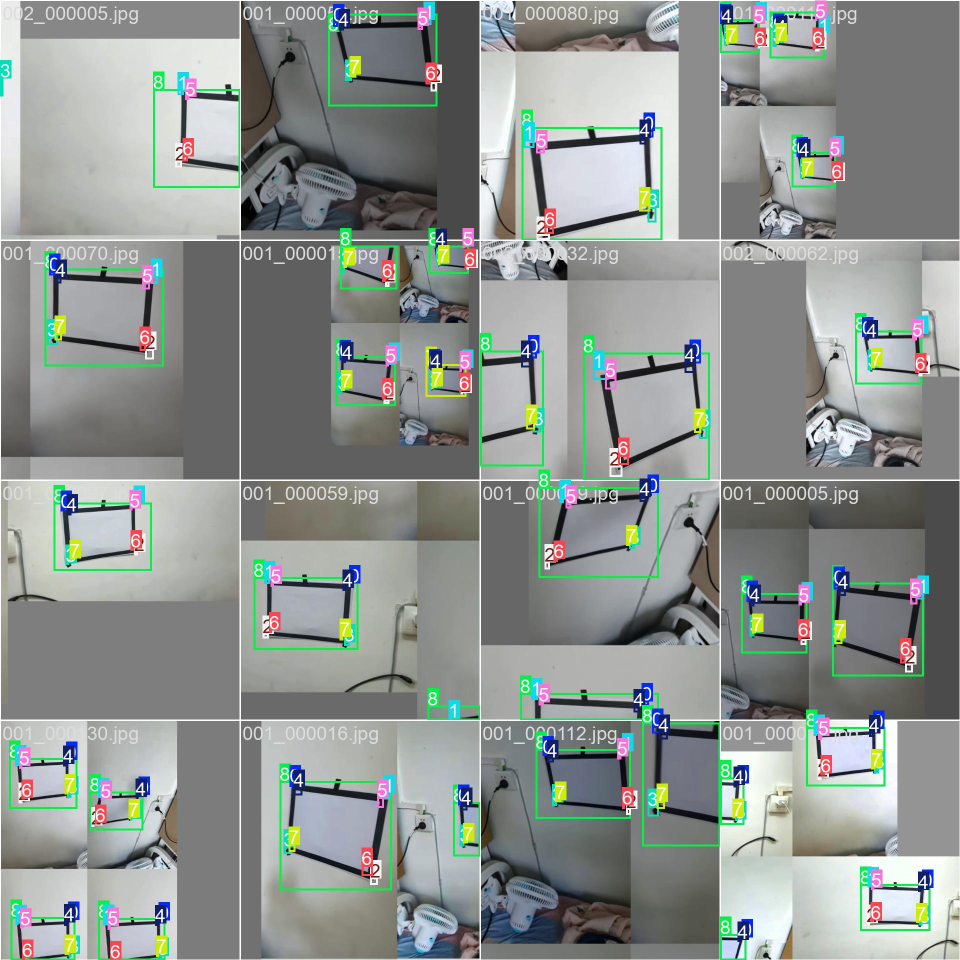
#> input picture model/train-7/train_batch0.jpg, 1920 x 1920 px, given in place of the camera (shown at 1/2 size)
$ python main.py
#> lines starting #> are read from the running program, lines starting #| are printed output that depends on the picture; after the words box and inside, x2 and y2 are one past the last pixel; in counts of white or black regions, pixels touching at a corner belong together
"""
Rectangle detection with PID-stabilized motor control at 200Hz.
Uses RK3588 sysfs PWM + GPIO for stepper motors (LubanCat 4 / 鲁班猫4).

Architecture:
  Main thread (camera FPS):  capture → detect rectangle → update shared ox/oy
  PID  thread (200Hz):       read ox/oy → PID step → motor_x/y.set_speed()
"""
import cv2
import numpy as np
import time
import threading
from typing import List, Dict, Any, Union

from pwm_control import PWMMotor

# ============================================================
# 硬件配置 — 根据实际接线修改
# ============================================================

# X 轴步进电机 (脉冲 = PWM, 方向 = GPIO)
PWM_CHIP_X = 3          # /sys/class/pwm/pwmchipX
PWM_CHANNEL_X = 0       # pwmX 通道
DIR_GPIO_X = 102         # 方向脚 GPIO 编号

# Y 轴步进电机
PWM_CHIP_Y = 4
PWM_CHANNEL_Y = 0
DIR_GPIO_Y = 111

STEPS_PER_REV = 3200    # 步进电机每转脉冲数

# ============================================================
# PID 参数 (移植自 shibie.py, 控制频率 200Hz → dt=0.005)
# ============================================================

PID_FREQ = 200          # 控制频率 Hz
PID_DT = 1.0 / PID_FREQ

# PID 增益 (可通过键盘实时调节)
PID_X_KP = 1.7
PID_X_KI = 0.4
PID_X_KD = 0.10
PID_Y_KP = 1.4
PID_Y_KI = 0.4
PID_Y_KD = 0.1

PID_MAX = 5000
PID_MIN = -5000

# 误差钳位: 转弯时画面偏移可达几百像素, 限制输入避免 PID 输出过大导致高速转动
PID_ERROR_CLAMP = 300

# 距离自适应: 参考对角线(2.5m处矩形对角线像素值), 用于归一化误差
PID_REF_DIAG = 150
PID_SCALE_MIN = 0.2   # 近处缩放下限, 防止过激
PID_SCALE_MAX = 2.0   # 远处缩放上限

# 速度前馈增益 (Kalman速度 → 电机输出)
PID_FF_GAIN = 3.0

# 增益调节步长
PID_KP_STEP = 0.01
PID_KI_STEP = 0.005
PID_KD_STEP = 0.001


# ============================================================
# PID 控制器 (移植自 shibie.py)
# ============================================================

class PID:
    # [21 lines left out: functions __init__, clear, not called in this run]

    def set_limit(self, max_val, min_val):
        self.ctl_max = max_val
        self.ctl_min = min_val

    def set_error_clamp(self, clamp):
        self.error_clamp = clamp

    # [23 lines left out: function step, not called in this run]


# ============================================================
# 200Hz PID 控制线程
# ============================================================

class PIDControlLoop:
    """Runs PID + motor output at a fixed frequency in a background thread."""

    # [54 lines left out: functions __init__, update_target, start, stop, adjust_gain, adjust_error_clamp, not called in this run]

    def adjust_deadband(self, delta: int):
        """Thread-safe deadband adjustment from main thread."""
        self._deadband = max(0, self._deadband + delta)

    def adjust_ff_gain(self, delta: float):
        """Thread-safe feedforward gain adjustment from main thread."""
        self._ff_gain = max(0, round(self._ff_gain + delta, 2))

    # [53 lines left out: functions reset, _loop, not called in this run]


# ============================================================
# Kalman 滤波器 — 恒速模型, 用于位置预测与防丢失
# ============================================================

class KalmanTracker:
    """6-state (cx, cy, vx, vy, w, h) constant-velocity Kalman filter for rectangle tracking."""

    def __init__(self,
                 process_noise: float = 0.05,
                 measurement_noise: float = 0.15,
                 velocity_decay: float = 0.85):
        self.kf = cv2.KalmanFilter(6, 4)
        # State: [cx, cy, vx, vy, w, h]
        # Measurement: [cx, cy, w, h]

        dt = 1.0  # frame-to-frame
        self.kf.transitionMatrix = np.array([
            [1, 0, dt, 0,  0, 0],
            [0, 1, 0,  dt, 0, 0],
            [0, 0, 1,  0,  0, 0],
            [0, 0, 0,  1,  0, 0],
            [0, 0, 0,  0,  1, 0],
            [0, 0, 0,  0,  0, 1],
        ], np.float32)

        self.kf.measurementMatrix = np.array([
            [1, 0, 0, 0, 0, 0],
            [0, 1, 0, 0, 0, 0],
            [0, 0, 0, 0, 1, 0],
            [0, 0, 0, 0, 0, 1],
        ], np.float32)

        self.kf.processNoiseCov = np.eye(6, dtype=np.float32) * process_noise
        self.kf.measurementNoiseCov = np.eye(4, dtype=np.float32) * measurement_noise
        self.kf.errorCovPost = np.eye(6, dtype=np.float32)

        self.initialized = False
        self.missed_frames = 0
        self.velocity_decay = velocity_decay
        self._last_state = None

    # [25 lines left out: functions predict, correct, init_state, not called in this run]

    def reset(self):
        """Reset filter to uninitialized state."""
        self.initialized = False
        self.missed_frames = 0
        self._last_state = None
        self.kf.errorCovPost = np.eye(6, dtype=np.float32)


# ============================================================
# EMA 时域平滑器 — 抑制检测框高频抖动
# ============================================================

class EMASmoother:
    """Exponential moving average for rectangle position & size."""

    def __init__(self, alpha: float = 0.35):
#> in run, frame is the input picture: shape (1920, 1920, 3); mean B, G, R 143.8, 147.7, 141.4
        self.alpha = alpha          # 越小越平滑, 但滞后越大; 0.3–0.5 为实用区间
        self.initialized = False
        self.cx = 0.0
        self.cy = 0.0
        self.w = 0.0
        self.h = 0.0

    # [11 lines left out: function smooth, not called in this run]

    def reset(self):
        self.initialized = False


# ============================================================
# 矩形检测器 (保留原有逻辑, 新增 PID 控制)
# ============================================================

class RectangleDetector:
    def __init__(self, source: Union[int, str] = 0, width: int = 640, height: int = 480,
                 is_video_file: bool = False, enable_pid: bool = True):
        if isinstance(source, int):
            self.camera = cv2.VideoCapture(source)
        elif isinstance(source, str):
            self.camera = cv2.VideoCapture(source)
        else:
            self.camera = cv2.VideoCapture(str(source))

        if not self.camera.isOpened():
            raise OSError(f"Could not open source: {source}")

        if not is_video_file and isinstance(source, int):
            self.camera.set(cv2.CAP_PROP_FRAME_WIDTH, width)
            self.camera.set(cv2.CAP_PROP_FRAME_HEIGHT, height)
            self.camera.set(cv2.CAP_PROP_FPS, 60)

        actual_width = int(self.camera.get(cv2.CAP_PROP_FRAME_WIDTH))
        actual_height = int(self.camera.get(cv2.CAP_PROP_FRAME_HEIGHT))

        self.frame_center_x = actual_width // 2
        self.frame_center_y = actual_height // 2 + 20

        self.min_area = 200
        self.max_area = 500000
        self.canny_low_threshold = 50
        self.canny_high_threshold = 150
        self.blur_kernel_size = 5
        self.track_largest = True

        # Kalman 跟踪 & 防丢失
        self._kf = KalmanTracker(
            process_noise=0.03,       # 降低 → 模型更信任匀速假设, 输出更平滑
            measurement_noise=0.35,   # 提高 → 测量权重降低, 抑制逐帧抖动
            velocity_decay=0.80,      # 丢失时速度衰减率 (每帧乘0.8)
        )
        self.max_disappear_frames = 20    # 纯预测最多持续帧数 (30fps ≈ 0.67s)
        self.disappear_counter = 0
        self.last_valid_rect = None
        self.smoothed_rect = None
        self.detection_counter = 0        # 仅用于显示

        # EMA 时域平滑 & 异常检测过滤
        self._ema = EMASmoother(alpha=0.35)   # 0.35 = 适中平滑; 增大响应更快, 减小更平滑
        self.detection_iou_threshold = 0.25    # 新检测与预测框 IoU 低于此值视为野值
        self.pid_deadband = 5                  # PID 死区(像素): |误差| < 此值时输出0, 消除微振

        # PID 控制
        self._enable_pid = enable_pid
        self._pid_loop = None
        if enable_pid:
            motor_x = PWMMotor(PWM_CHIP_X, PWM_CHANNEL_X, DIR_GPIO_X, STEPS_PER_REV)
            motor_y = PWMMotor(PWM_CHIP_Y, PWM_CHANNEL_Y, DIR_GPIO_Y, STEPS_PER_REV)
            self._pid_loop = PIDControlLoop(motor_x, motor_y)
            self._motor_x = motor_x
            self._motor_y = motor_y

        print(f"视频源已初始化: {actual_width}x{actual_height}")
        print(f"画面中心: ({self.frame_center_x}, {self.frame_center_y})")
        if enable_pid:
            print(f"PID 控制: {PID_FREQ}Hz, dt={PID_DT:.4f}s")

    # [12 lines left out: function calculate_iou, not called in this run]

    def detect_rectangle(self, frame: np.ndarray) -> tuple:
        gray = cv2.cvtColor(frame, cv2.COLOR_BGR2GRAY)
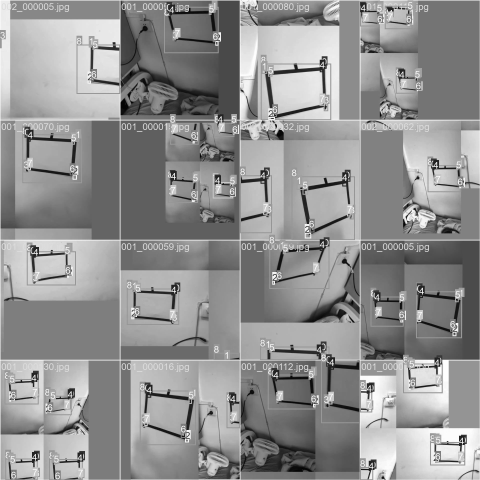
#> gray: shape (1920, 1920) (shown at 1/4 size); min 0, max 255, mean 145.3
        blurred = cv2.GaussianBlur(gray, (self.blur_kernel_size, self.blur_kernel_size), 0)
        # OTSU 自适应阈值: 对光照变化鲁棒, 减少检测框抖动
        _, binary = cv2.threshold(blurred, 0, 255, cv2.THRESH_BINARY_INV + cv2.THRESH_OTSU)
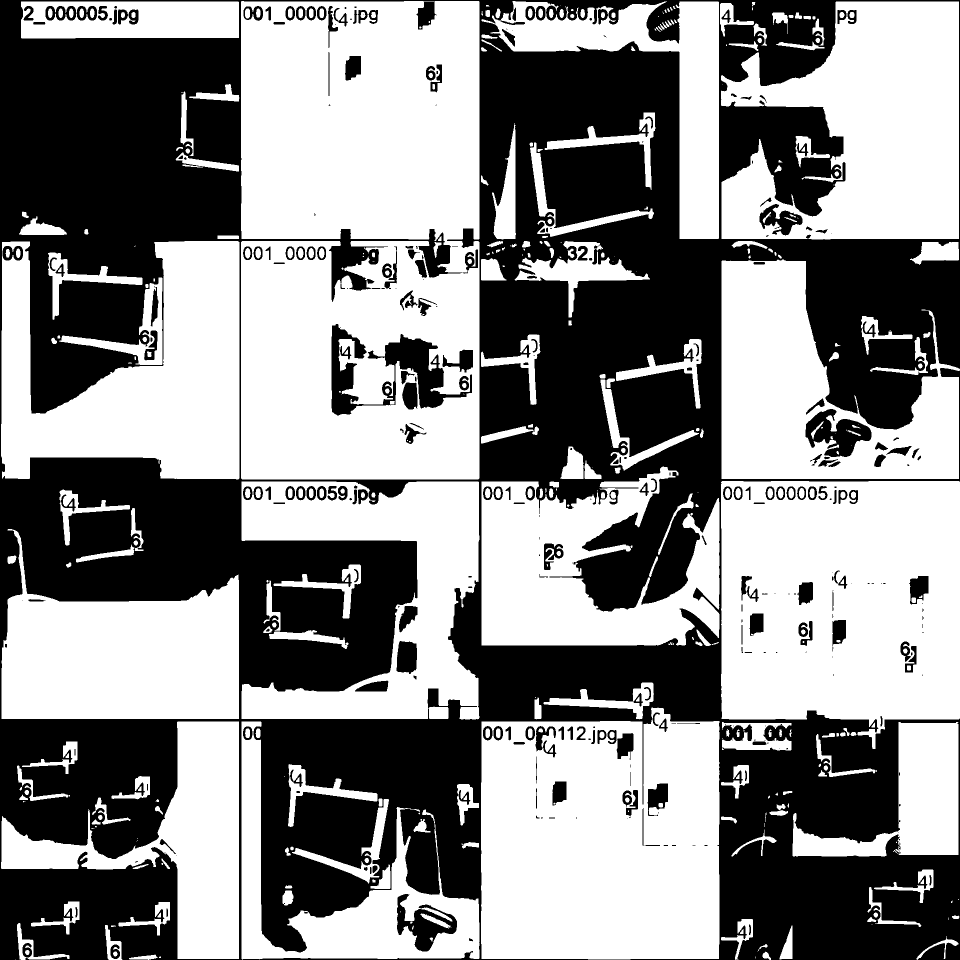
#> binary: shape (1920, 1920) (shown at 1/2 size); 54.1% white; 326 black regions (101 under 20 px), largest, box (x1, y1, x2, y2) and area: (0, 0, 1920, 1920) 1598830, (663, 648, 944, 831) 16914, (1611, 818, 1743, 914) 6690

        kernel = np.ones((5, 5), np.uint8)
        closed = cv2.morphologyEx(binary, cv2.MORPH_CLOSE, kernel, iterations=3)
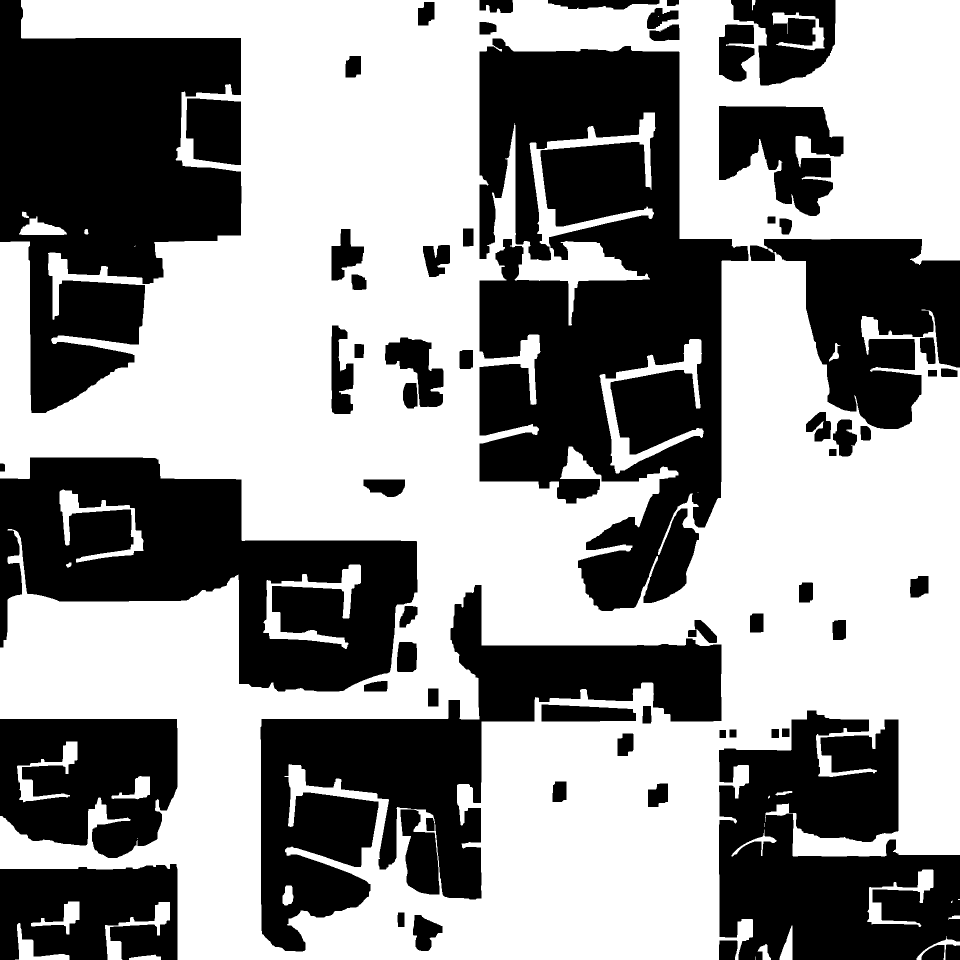
#> closed: shape (1920, 1920) (shown at 1/2 size); 57.4% white; 67 black regions

        contours, hierarchy = cv2.findContours(closed, cv2.RETR_TREE, cv2.CHAIN_APPROX_SIMPLE)
#> contours = 87 contours, 9 with area under 20; largest, box (x1, y1, x2, y2) and area: (0, 0, 1920, 1920) 2775460, (958, 76, 1498, 1223) 390163, (520, 1169, 1444, 1904) 209962, (1437, 211, 1688, 433) 34638, (371, 196, 483, 331) 13182
        edges = cv2.Canny(blurred, self.canny_low_threshold, self.canny_high_threshold)
#> edges: shape (1920, 1920); 4.3% white in thin lines or dots
#> (the rest of the program and of its run is left out)
